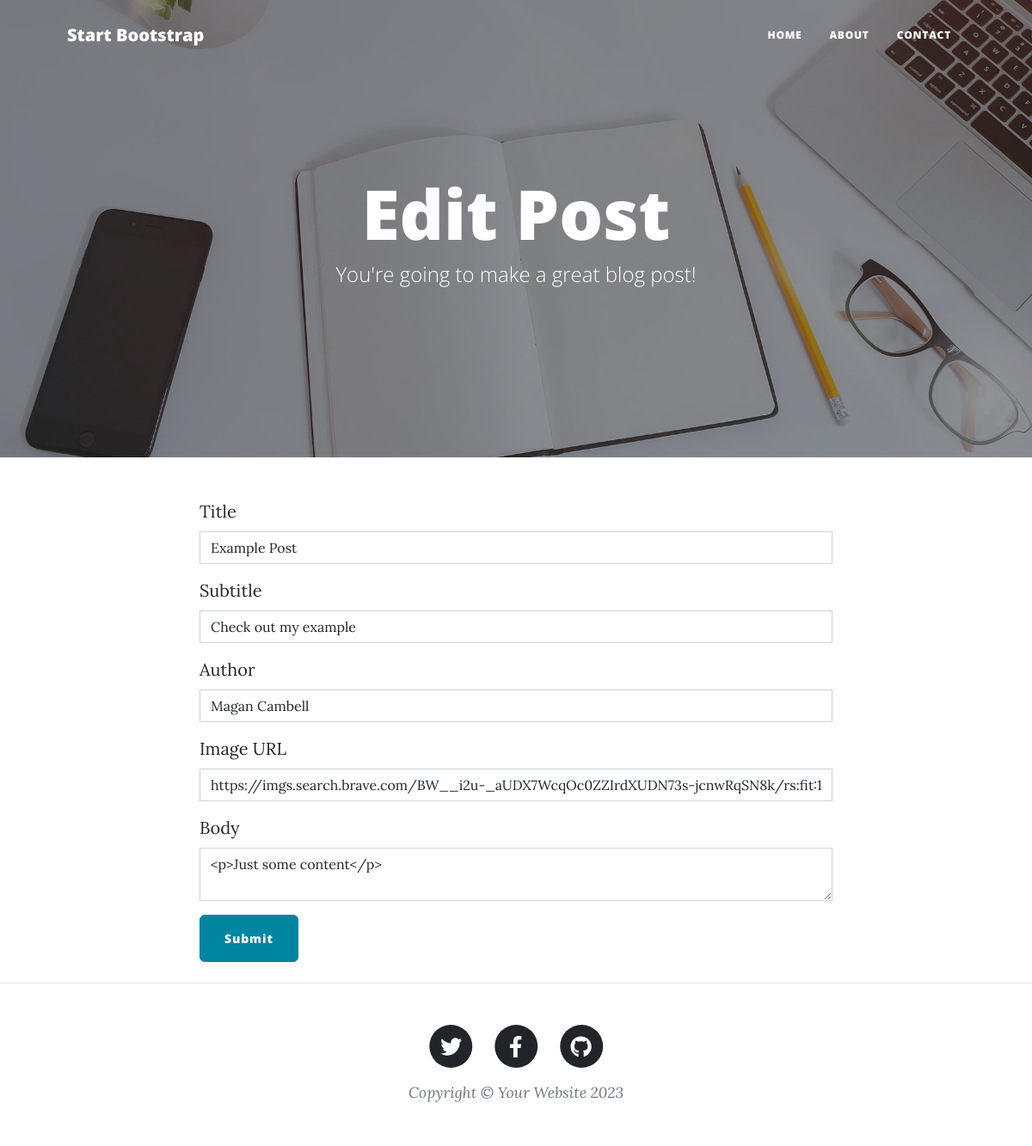
The app's page /edit-post/1, older data.
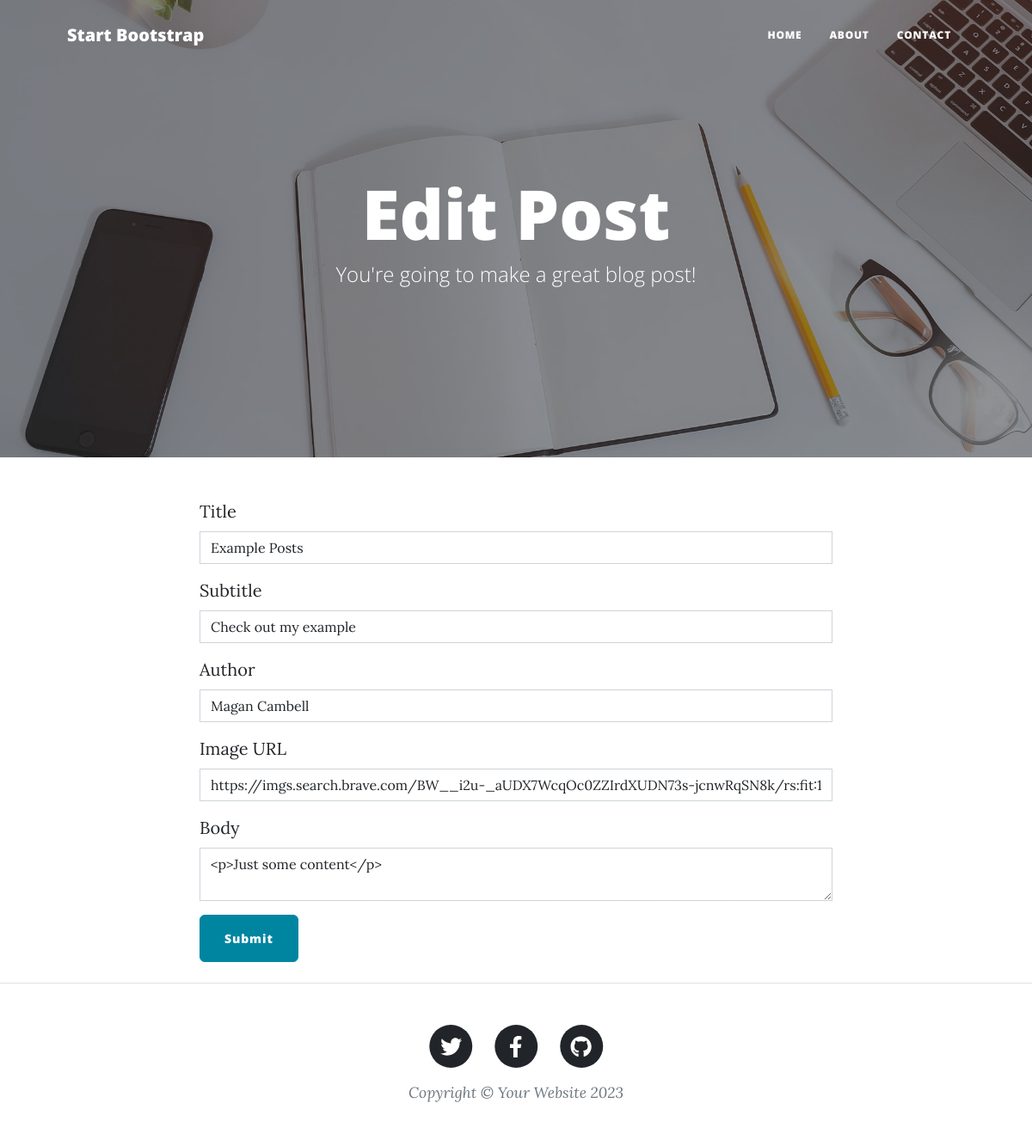
The same page, newer data.
### main.py (models this page shows)
class BlogPost(db.Model):
    id = db.Column(db.Integer, primary_key=True)
    title = db.Column(db.String(250), unique=True, nullable=False)
    subtitle = db.Column(db.String(250), nullable=False)
    date = db.Column(db.String(250), nullable=False)
    body = db.Column(db.Text, nullable=False)
    author = db.Column(db.String(250), nullable=False)
    img_url = db.Column(db.String(250), nullable=False)

### main.py (the view, shortened to what this page needs)
@app.route("/edit-post/<int:post_id>", methods=["GET", "POST"])
def edit_post(post_id):
    post = db.get_or_404(BlogPost, post_id)
    edit_form = CreatePostForm(obj=post)
    return render_template("make_post.html", form=edit_form, is_edit=True)

### main.py
class CreatePostForm(FlaskForm):
    title = StringField('Title', validators=[DataRequired()])
    subtitle = StringField('Subtitle', validators=[DataRequired()])
    author = StringField('Author', validators=[DataRequired()])
    img_url = StringField('Image URL', validators=[DataRequired(), URL()])
    body = CKEditorField('Body', validators=[DataRequired()])
    submit = SubmitField('Submit')

### templates/make_post.html (shortened to what this page needs)
{% from "bootstrap5/form.html" import render_form %}
{% block content %}
{% include "header.html" %}
<header
        class="masthead"
        style="background-image: url('../static/assets/img/edit-bg.jpg'"
>
    <div class="container position-relative px-4 px-lg-5">
        <div class="row gx-4 gx-lg-5 justify-content-center">
            <div class="col-md-10 col-lg-8 col-xl-7">
                <div class="page-heading">
                    {% if is_edit: %}
                    <h1>Edit Post</h1>
                    {% else: %}
                    <h1>New Post</h1>
                    {% endif %}
                    <span class="subheading"
                    >You're going to make a great blog post!</span
                    >
                </div>
            </div>
        </div>
    </div>
</header>
<main class="mb-4">
    <div class="container">
        <div class="row">
            <div class="col-lg-8 col-md-10 mx-auto">
                {{ render_form(form, novalidate=True, button_map={"submit": "primary"}) }}
            </div>
        </div>
    </div>
</main>
{% include "footer.html" %}
{% endblock %}

Row changes from the older to the newer data that the page shows:
changed BlogPost "Check out my example": title "Example Post" → "Example Posts"
